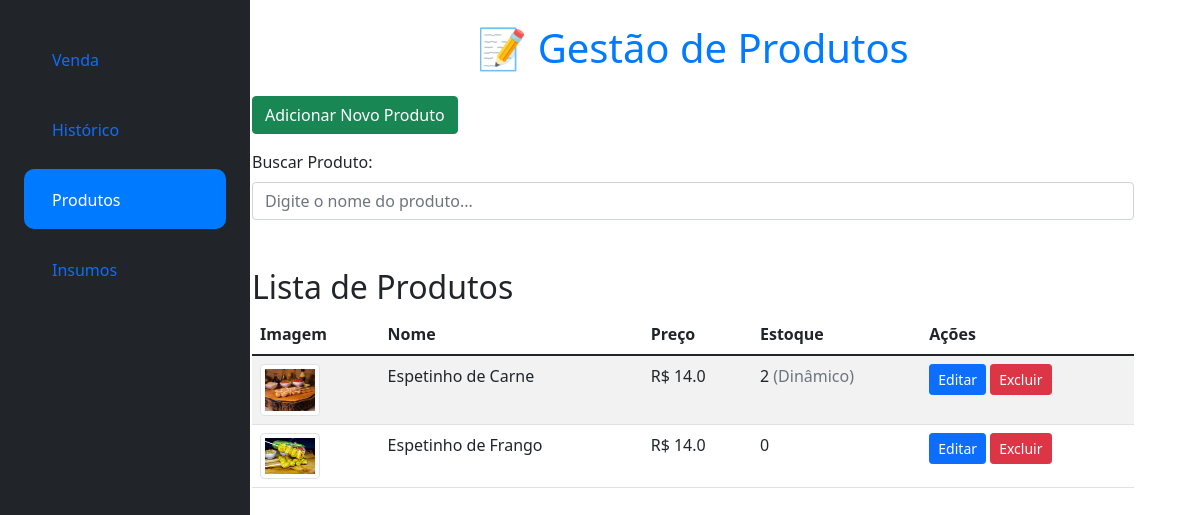
/produtos, run on an earlier commit of the app's database.
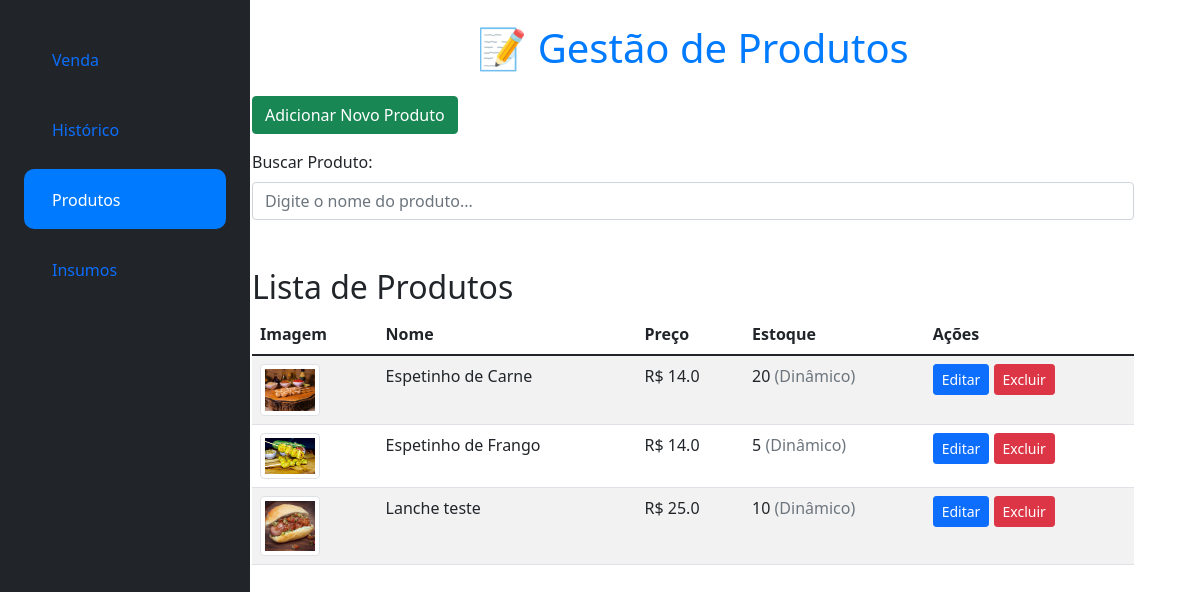
And on a later commit of the database.
### app.py (models this page shows)
class Produto(db.Model):
    id = db.Column(db.Integer, primary_key=True)
    nome = db.Column(db.String(100), nullable=False)
    preco = db.Column(db.Float, nullable=False)
    imagem = db.Column(db.String(255))
    itens_venda = db.relationship('ItemVenda', back_populates='produto')
    @property
    def estoque_dinamico(self):
        if not self.insumos_associados:
            return 0  # Retorna 0 se não houver insumos associados
        estoque_possivel = float('inf')  # Começa com um valor muito alto
        for produto_insumo in self.insumos_associados:
            insumo = produto_insumo.insumo
            if insumo.quantidade > 0:
                estoque_com_insumo = insumo.quantidade // produto_insumo.quantidade_necessaria
                estoque_possivel = min(estoque_possivel, estoque_com_insumo)
            else:
                return 0  # Se algum insumo estiver zerado, o estoque é 0
        return int(estoque_possivel)

class Insumo(db.Model):
    id = db.Column(db.Integer, primary_key=True)
    nome = db.Column(db.String(100), nullable=False)
    unidade = db.Column(db.String(20), nullable=False)
    quantidade = db.Column(db.Float, nullable=False)
    custo = db.Column(db.Float, nullable=False)

class ProdutoInsumo(db.Model):
    id = db.Column(db.Integer, primary_key=True)
    produto_id = db.Column(db.Integer, db.ForeignKey('produto.id'), nullable=False)
    insumo_id = db.Column(db.Integer, db.ForeignKey('insumo.id'), nullable=False)
    quantidade_necessaria = db.Column(db.Float, nullable=False)
    produto = db.relationship('Produto', backref=db.backref('insumos_associados', cascade='all, delete-orphan'))
    insumo = db.relationship('Insumo', backref=db.backref('produtos_usando', cascade='all, delete-orphan'))

### app.py (the view, shortened to what this page needs)
@app.route('/produtos', methods=['GET', 'POST'])
def produtos():
    produtos = Produto.query.all()
    insumos = Insumo.query.all()
    return render_template('produtos.html', produtos=produtos, insumos=insumos)

### templates/produtos.html (shortened to what this page needs)
{% extends 'base.html' %}
{% block content %}
<div class="container-fluid">
    <div class="row">
        <nav class="col-md-3 col-lg-2 d-md-block bg-dark text-white sidebar p-4">
            <div class="position-sticky">
                <ul class="nav flex-column">
                    <li class="nav-item">
                        <a class="nav-link {% if request.endpoint == 'venda' %} active {% endif %}" href="{{ url_for('venda') }}">
                             <span class="ms-2">Venda</span>
                        </a>
                    </li>
                    <li class="nav-item">
                        <a class="nav-link {% if request.endpoint == 'historico' %} active {% endif %}" href="{{ url_for('historico') }}">
                             <span class="ms-2">Histórico</span>
                        </a>
                    </li>
                    <li class="nav-item">
                        <a class="nav-link {% if request.endpoint == 'produtos' %} active {% endif %}" href="{{ url_for('produtos') }}">
                             <span class="ms-2">Produtos</span>
                        </a>
                    </li>
                    <li class="nav-item">
                        <a class="nav-link {% if request.endpoint == 'insumos' %} active {% endif %}" href="{{ url_for('insumos') }}">
                             <span class="ms-2">Insumos</span>
                        </a>
                    </li>
                </ul>
            </div>
        </nav>
        <main class="col-md-9 ms-sm-auto col-lg-10 px-4 main-content">
            <h1 class="mb-4 text-center text-primary">📝 Gestão de Produtos</h1>
            <button id="btnAdicionarProduto" class="btn btn-success mb-3" data-bs-toggle="modal" data-bs-target="#modalProduto">
                Adicionar Novo Produto
            </button>
            <div class="mb-3">
                <label for="search" class="form-label">Buscar Produto:</label>
                <input type="text" id="search" class="form-control" onkeyup="buscarProduto()" placeholder="Digite o nome do produto...">
            </div>
            <h2 class="mt-5">Lista de Produtos</h2>
            <table class="table table-striped" id="tabelaProdutos">
                <thead>
                    <tr>
                        <th>Imagem</th>
                        <th>Nome</th>
                        <th>Preço</th>
                        <th>Estoque</th>
                        <th>Ações</th>
                    </tr>
                </thead>
                <tbody>
                    {% for produto in produtos %}
                    <tr>
                        <td>
                            {% if produto.imagem %}
                                <img src="{{ url_for('static', filename='uploads/' ~ produto.imagem) }}" alt="Imagem do Produto" width="60" class="img-thumbnail">
                            {% else %}
                                <span class="text-muted">Sem imagem</span>
                            {% endif %}
                        </td>
                        <td>{{ produto.nome }}</td>
                        <td>R$ {{ produto.preco|round(2) }}</td>
                        <td>
                            {{ produto.estoque_dinamico }}
                            {% if produto.insumos_associados %}
                                <span class="text-muted">(Dinâmico)</span>
                            {% endif %}
                        </td>
                        <td>
                            <a href="{{ url_for('editar_produto', id=produto.id) }}" class="btn btn-primary btn-sm">Editar</a>
                            <form action="{{ url_for('deletar_produto', id=produto.id) }}" method="POST" style="display:inline;">
                                <button type="submit" class="btn btn-danger btn-sm" onclick="return confirm('Tem certeza que deseja excluir?')">Excluir</button>
                            </form>
                        </td>
                    </tr>
                    {% endfor %}
                </tbody>
            </table>
{% endblock %}

What changed in the data, as far as the page shows it:
changed Produto "Espetinho de Carne": estoque_dinamico "2" → "20"
changed Produto "Espetinho de Frango": estoque_dinamico "0" → "5"; now shows "(Dinâmico)"
added Produto: imagem (picture), nome "Lanche teste", preco "25.0", estoque_dinamico "10", shows "(Dinâmico)"
